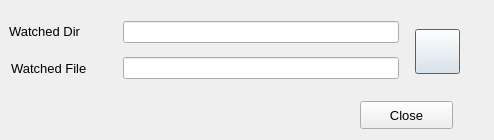
<?xml version="1.0" encoding="UTF-8"?>
<ui version="4.0">
 <class>optionsDialog</class>
 <widget class="QDialog" name="optionsDialog">
  <property name="geometry">
   <rect>
    <x>0</x>
    <y>0</y>
    <width>494</width>
    <height>140</height>
   </rect>
  </property>
  <property name="windowTitle">
   <string>Radiolog Viewer Options</string>
  </property>
  <widget class="QLineEdit" name="watchedDirField">
   <property name="geometry">
    <rect>
     <x>123</x>
     <y>21</y>
     <width>276</width>
     <height>22</height>
    </rect>
   </property>
  </widget>
  <widget class="QPushButton" name="rescanButton">
   <property name="geometry">
    <rect>
     <x>415</x>
     <y>29</y>
     <width>45</width>
     <height>45</height>
    </rect>
   </property>
   <property name="sizePolicy">
    <sizepolicy hsizetype="Expanding" vsizetype="Expanding">
     <horstretch>0</horstretch>
     <verstretch>0</verstretch>
    </sizepolicy>
   </property>
   <property name="text">
    <string/>
   </property>
   <property name="icon">
    <iconset resource="radiolog_viewer.qrc">
     <normaloff>:/radiolog_viewer_ui/reload-icon.png</normaloff>:/radiolog_viewer_ui/reload-icon.png</iconset>
   </property>
   <property name="iconSize">
    <size>
     <width>30</width>
     <height>30</height>
    </size>
   </property>
  </widget>
  <widget class="QLabel" name="label_2">
   <property name="geometry">
    <rect>
     <x>11</x>
     <y>58</y>
     <width>109</width>
     <height>21</height>
    </rect>
   </property>
   <property name="font">
    <font>
     <family>Segoe UI</family>
     <pointsize>10</pointsize>
    </font>
   </property>
   <property name="text">
    <string>Watched File</string>
   </property>
  </widget>
  <widget class="QLineEdit" name="watchedFileField">
   <property name="geometry">
    <rect>
     <x>123</x>
     <y>57</y>
     <width>276</width>
     <height>22</height>
    </rect>
   </property>
  </widget>
  <widget class="QLabel" name="label">
   <property name="geometry">
    <rect>
     <x>9</x>
     <y>20</y>
     <width>108</width>
     <height>22</height>
    </rect>
   </property>
   <property name="font">
    <font>
     <family>Segoe UI</family>
     <pointsize>10</pointsize>
    </font>
   </property>
   <property name="text">
    <string>Watched Dir</string>
   </property>
  </widget>
  <widget class="QPushButton" name="closeButton">
   <property name="geometry">
    <rect>
     <x>360</x>
     <y>101</y>
     <width>93</width>
     <height>28</height>
    </rect>
   </property>
   <property name="font">
    <font>
     <family>Segoe UI</family>
     <pointsize>10</pointsize>
    </font>
   </property>
   <property name="text">
    <string>Close</string>
   </property>
  </widget>
 </widget>
 <resources>
  <include location="radiolog_viewer.qrc"/>
 </resources>
 <connections/>
</ui>
